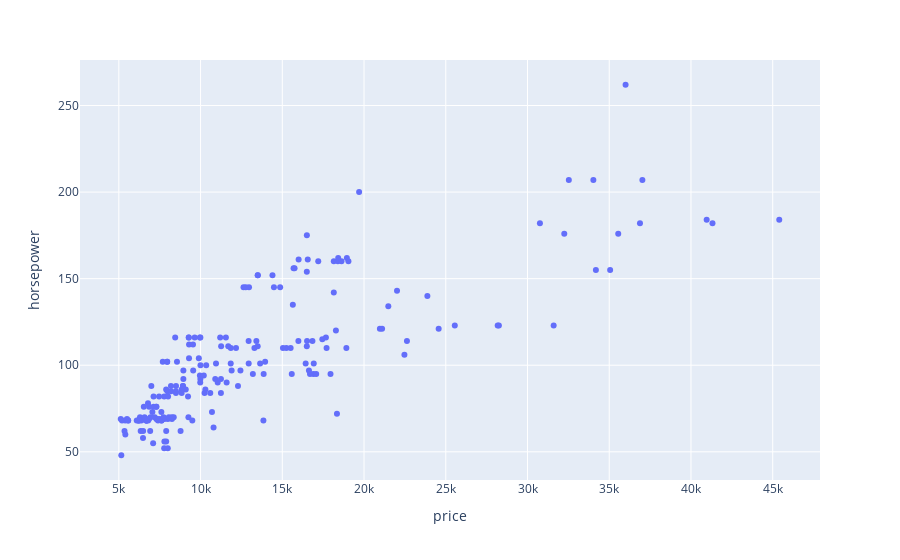

Notebook code cell kept with this figure:
### Markdown cell above
**visualization**

- price vs horsepower
- price vs weight
- price vs horsepower vs width

### Code cell
px.scatter(cs,x='price',y='horsepower')

### Figure 1 — Plotly figure (JSON) as saved in the notebook; plotly's stock layout.template omitted (floating-point values rounded to 4 significant figures; data arrays with more than 128 entries replaced by an {"elided": "..."} marker saying what was removed)
{"data": [{"hovertemplate": "price=%{x}<br>horsepower=%{y}<extra></extra>", "legendgroup": "", "marker": {"color": "#636efa", "symbol": "circle"}, "mode": "markers", "name": "", "orientation": "v", "showlegend": false, "type": "scatter", "x": {"elided": "201 int values"}, "xaxis": "x", "y": {"elided": "201 int values"}, "yaxis": "y"}], "layout": {"legend": {"tracegroupgap": 0}, "margin": {"t": 60}, "xaxis": {"anchor": "y", "domain": [0, 1], "title": {"text": "price"}}, "yaxis": {"anchor": "x", "domain": [0, 1], "title": {"text": "horsepower"}}}}
